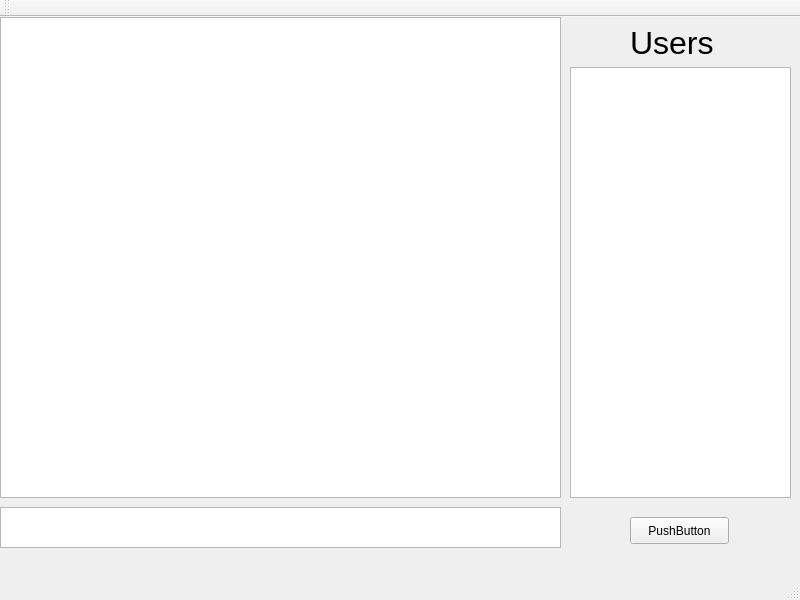
<?xml version="1.0" encoding="UTF-8"?>
<ui version="4.0">
 <class>MainWindow</class>
 <widget class="QMainWindow" name="MainWindow">
  <property name="geometry">
   <rect>
    <x>0</x>
    <y>0</y>
    <width>800</width>
    <height>600</height>
   </rect>
  </property>
  <property name="minimumSize">
   <size>
    <width>400</width>
    <height>0</height>
   </size>
  </property>
  <property name="windowTitle">
   <string>MainWindow</string>
  </property>
  <widget class="QWidget" name="centralWidget">
   <widget class="QPlainTextEdit" name="inputText">
    <property name="geometry">
     <rect>
      <x>0</x>
      <y>490</y>
      <width>561</width>
      <height>41</height>
     </rect>
    </property>
   </widget>
   <widget class="QTextEdit" name="outputText">
    <property name="geometry">
     <rect>
      <x>0</x>
      <y>0</y>
      <width>561</width>
      <height>481</height>
     </rect>
    </property>
    <property name="readOnly">
     <bool>true</bool>
    </property>
   </widget>
   <widget class="QPushButton" name="inputButton">
    <property name="geometry">
     <rect>
      <x>630</x>
      <y>500</y>
      <width>99</width>
      <height>27</height>
     </rect>
    </property>
    <property name="text">
     <string>PushButton</string>
    </property>
   </widget>
   <widget class="QTextEdit" name="userList">
    <property name="geometry">
     <rect>
      <x>570</x>
      <y>50</y>
      <width>221</width>
      <height>431</height>
     </rect>
    </property>
    <property name="readOnly">
     <bool>true</bool>
    </property>
   </widget>
   <widget class="QLabel" name="label">
    <property name="geometry">
     <rect>
      <x>630</x>
      <y>10</y>
      <width>191</width>
      <height>31</height>
     </rect>
    </property>
    <property name="font">
     <font>
      <pointsize>24</pointsize>
     </font>
    </property>
    <property name="text">
     <string>Users</string>
    </property>
   </widget>
  </widget>
  <widget class="QMenuBar" name="menuBar">
   <property name="geometry">
    <rect>
     <x>0</x>
     <y>0</y>
     <width>800</width>
     <height>25</height>
    </rect>
   </property>
  </widget>
  <widget class="QToolBar" name="mainToolBar">
   <attribute name="toolBarArea">
    <enum>TopToolBarArea</enum>
   </attribute>
   <attribute name="toolBarBreak">
    <bool>false</bool>
   </attribute>
  </widget>
  <widget class="QStatusBar" name="statusBar"/>
 </widget>
 <layoutdefault spacing="6" margin="11"/>
 <resources/>
 <connections/>
</ui>
